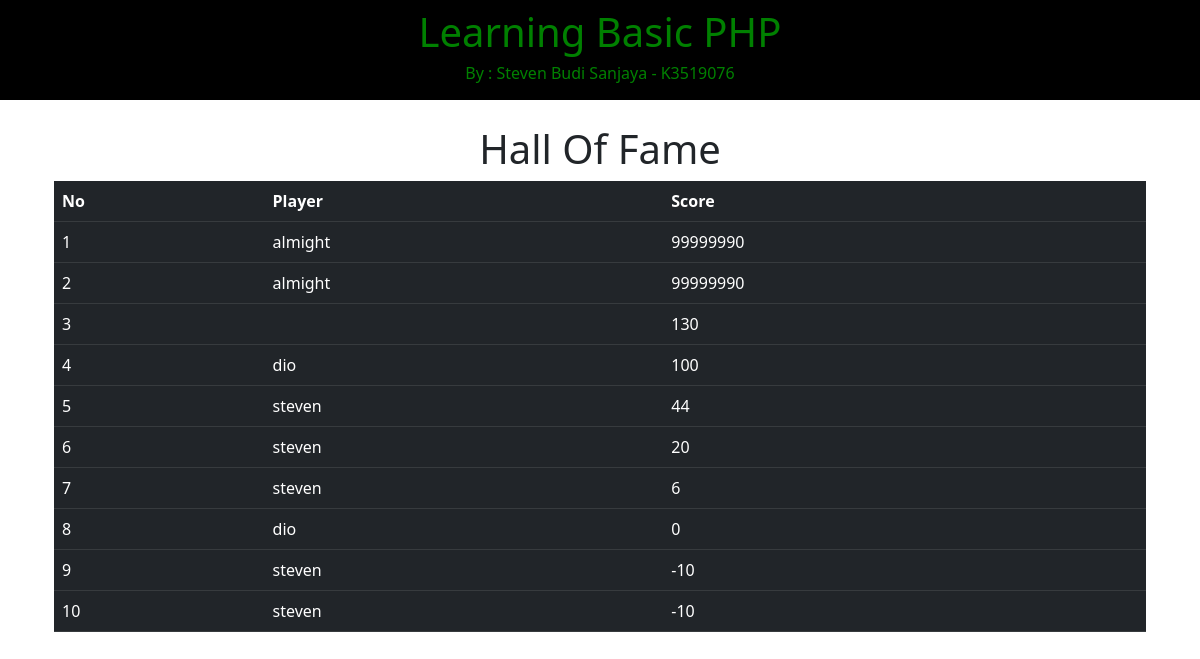
The page /uts/ranking.php on the database its author committed.
### tables this page shows
CREATE TABLE `highscore` (
  `Player` text NOT NULL COMMENT 'Nama Player',
  `Score` int(11) NOT NULL COMMENT 'Score Player'
);

### uts/connection.php (the view, shortened to what this page needs)
<?php
    function fetchData($dbhost, $dbuser, $dbpass, $dbname, $port){
        $index = 1;
        $conn = mysqli_connect($dbhost, $dbuser, $dbpass, $dbname, $port);
        $query = "SELECT * FROM highscore ORDER BY Score DESC LIMIT 10";
        $search = mysqli_query($conn, $query);
        if (mysqli_num_rows($search) > 0) {
?>
        <div class="container container-fluid">
        <h1 style="display: flex;align-items: center;justify-content: center;text-align: center;">Hall Of Fame</h1>
            <table class="table table-dark">
            <tr>
                <th>No</th>
                <th>Player</th>
                <th>Score</th>
            </tr>
<?php
            while ($row = mysqli_fetch_assoc($search)) {
                echo("<tr>");
                echo("<td>$index</td>");
                echo("<td>{$row['Player']}</td>");
                echo("<td>{$row['Score']}</td>");
                echo("</tr>");
                $index++;
            }
?>
            </table>
        </div>
<?php
        }else{
            echo("Data tidak ditemukan");
        }
    }
?>

### uts/header.php
<?php
    function headerDecor(){
        echo(
            '<!DOCTYPE html>
            <html lang="en">
            <head>
                <meta charset="UTF-8">
                <meta http-equiv="X-UA-Compatible" content="IE=edge">
                <meta name="viewport" content="width=device-width, initial-scale=1.0">
                <title>Learning Basic PHP</title>
                <link rel="stylesheet" href="https://stackpath.bootstrapcdn.com/bootstrap/5.0.0-alpha2/css/bootstrap.min.css" type="text/css">
            </head>
            <body>
                <header class="container-fluid" style="background-color: black;height:100px;display:flex;align-items:center;flex-direction:column;justify-content:center;margin-bottom:25px;">
                    <h1 style="color:green;">Learning Basic PHP</h1>
                    <h6 style="color:green;">By : Steven Budi Sanjaya - K3519076</h6>
                </header>
            </body>
            </html>'
        );
    }
?>

### uts/ranking.php
<?php
    include('./header.php');
    include('./dbconfig.php');
    include('./connection.php');
    headerDecor();
?>
    <div class="container container-fluid">
<?php
        fetchData($dbhost, $dbuser, $dbpass, $dbname, $port);
?>
    </div>

### rows shown on the page
highscore: Player "almight", Score "99999990"
highscore: Player "almight", Score "99999990"
highscore: Score "130"
highscore: Player "dio", Score "100"
highscore: Player "steven", Score "44"
highscore: Player "steven", Score "20"
highscore: Player "steven", Score "6"
highscore: Player "dio", Score "0"
highscore: Player "steven", Score "-10"
highscore: Player "steven", Score "-10"
